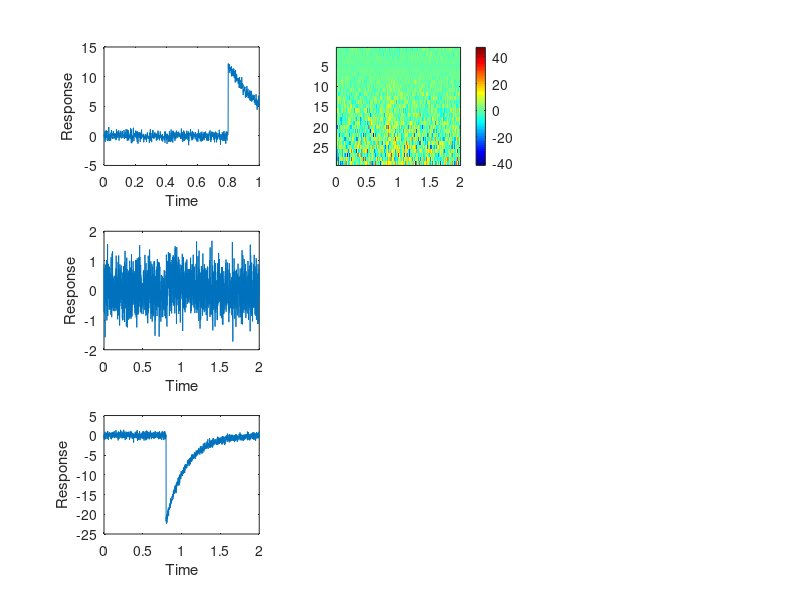

Write MATLAB code to recreate this figure. (Note: this script raises an error after producing the figure.)
% Create a 3x4 subplot
figure;

% Parameters for simulation
time = linspace(0, 2, 2000);  % Time vector
stimulus_onset = 0.5;  % Time of stimulus onset
stimulus_duration = 0.2;  % Duration of the stimulus
response_delay = 0.3;  % Response delay after stimulus onset
response_duration = 0.25;  % Duration of the response
noise_amplitude = 0.5;  % Amplitude of noise

% Simulate stimulus
stimulus = zeros(size(time));
stimulus((time >= stimulus_onset) & (time < stimulus_onset + stimulus_duration)) = 1;

% Simulate neurons
neuron1_response = 12 * exp(-(time - (stimulus_onset + response_delay)) / response_duration) .* (time >= (stimulus_onset + response_delay)) +...
     noise_amplitude * randn(size(time));
neuron2_response = 0.5 * exp(-(time - (stimulus_onset + response_delay)) / response_duration) .* (time >= (stimulus_onset + response_delay)) +...
    + noise_amplitude * randn(size(time));
neuron3_response = 22 * -exp(-(time - (stimulus_onset + response_delay)) / response_duration) .* (time >= (stimulus_onset + response_delay))+...
    noise_amplitude * randn(size(time));

% Plot the simulated responses
subplot(3, 3, 1);
plot(time, neuron1_response);
xlim([0 1])
xlabel('Time');
ylabel('Response');

subplot(3, 3, 4);
plot(time, neuron2_response);
xlabel('Time');
ylabel('Response');

subplot(3, 3, 7);
plot(time, neuron3_response);
xlabel('Time');
ylabel('Response');

% simulate PSTH 
% Define a function to generate neuron responses
generate_neuron_response = @(amplitude) amplitude * exp(-(time - (stimulus_onset + response_delay)) / response_duration) .* ...
    (time >= (stimulus_onset + response_delay)) + amplitude * randn(size(time));

noise_amplitude = 0.1; 
% Use arrayfun to generate responses for all neurons
neurons1_amplitudes = [-2:0.5:12];
neurons_1 = arrayfun(generate_neuron_response, neurons1_amplitudes, 'UniformOutput', false);
neurons_1_matrix = cell2mat(neurons_1');

neurons2_amplitudes = [-0.5:0.01:0.5];
neurons_2 = arrayfun(generate_neuron_response, neurons2_amplitudes, 'UniformOutput', false);
neurons_2_matrix = cell2mat(neurons_2');

neurons3_amplitudes = [-22:1:1];
neurons_3 = arrayfun(generate_neuron_response, neurons3_amplitudes, 'UniformOutput', false);
neurons_3_matrix = cell2mat(neurons_3');


% plot PSTHs
subplot(3, 3, 2);
imagesc(time, [], neurons_1_matrix)
colormap("jet")
cb = colorbar;
cb.Title.String = 'Activity';

subplot(3, 3, 5);
imagesc(time, [], neurons_2_matrix)
colormap("jet")
colorbar;

subplot(3, 3, 8);
imagesc(time, [], neurons_3_matrix)
colormap("jet")
colorbar;

% plot some lines 
average_psth1 = smoothdata(mean(neurons_1_matrix, 1),'gaussian', [0, 100]);
average_psth2 =  smoothdata(mean(neurons_2_matrix, 1), 'gaussian',[0, 100]);
average_psth3 =  smoothdata(mean(neurons_3_matrix, 1), 'gaussian',[0, 100]);


subplot(3, 3, [3,6,9]); hold on;
plot(time, average_psth2);
plot(time, average_psth3);
plot(time, average_psth1);


legend('Type 1', 'Type 2', 'Type 3')






% Adjust the layout of the subplots
sgtitle('Demo');
